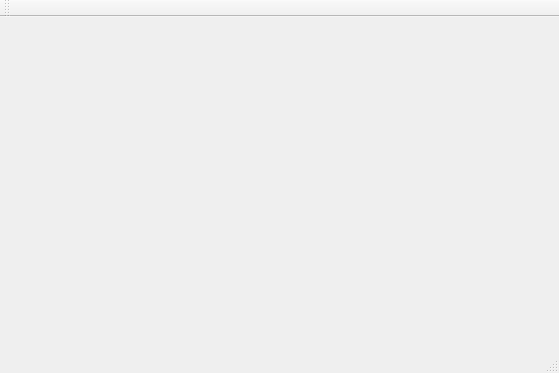
<?xml version="1.0" encoding="UTF-8"?>
<ui version="4.0">
 <class>MainWindow</class>
 <widget class="QMainWindow" name="MainWindow">
  <property name="geometry">
   <rect>
    <x>0</x>
    <y>0</y>
    <width>559</width>
    <height>373</height>
   </rect>
  </property>
  <property name="windowTitle">
   <string>MainWindow</string>
  </property>
  <widget class="QWidget" name="centralWidget"/>
  <widget class="QMenuBar" name="menuBar">
   <property name="geometry">
    <rect>
     <x>0</x>
     <y>0</y>
     <width>559</width>
     <height>22</height>
    </rect>
   </property>
  </widget>
  <widget class="QToolBar" name="mainToolBar">
   <attribute name="toolBarArea">
    <enum>TopToolBarArea</enum>
   </attribute>
   <attribute name="toolBarBreak">
    <bool>false</bool>
   </attribute>
  </widget>
  <widget class="QStatusBar" name="statusBar"/>
 </widget>
 <layoutdefault spacing="6" margin="11"/>
 <resources/>
 <connections/>
</ui>
